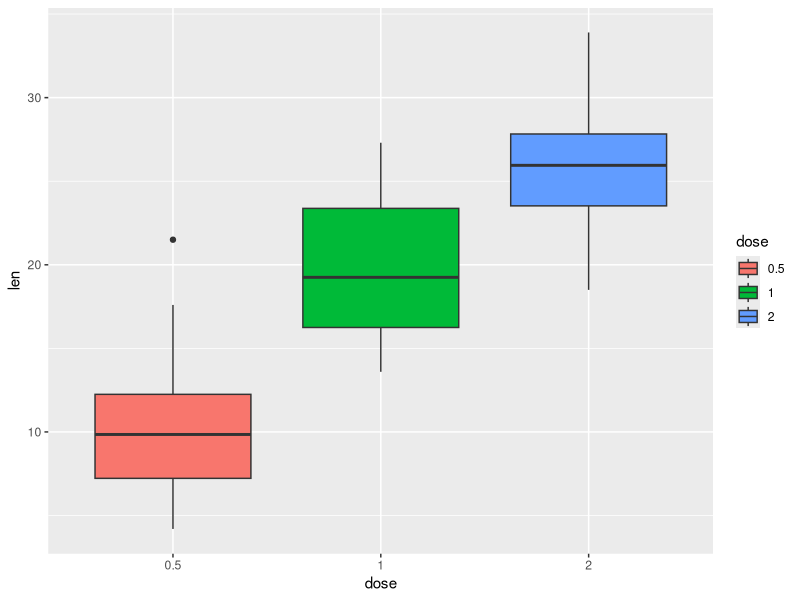

Reproduce this figure in R.
## ---- chunk 1
head(ToothGrowth, 3)
## ---- chunk 2
#| warning: false
library(tidyverse)

ToothGrowth |> 
  mutate(dose = as.factor(dose)) |> 
  ggplot(aes(x = dose, y = len, fill = dose)) +  
  geom_boxplot()
